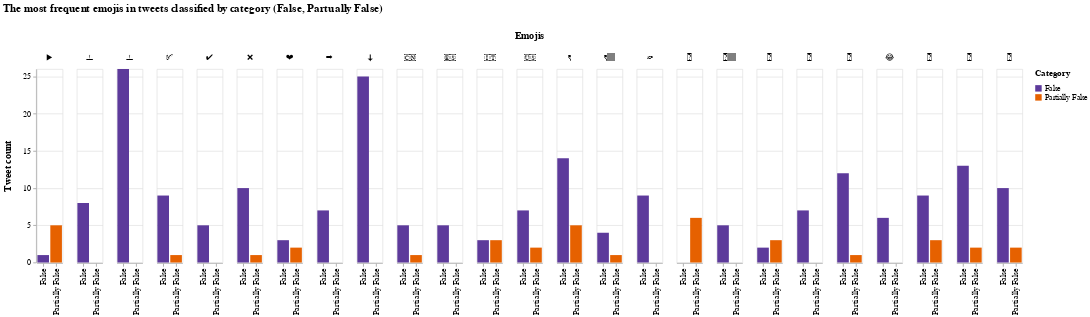

The notebook cell this image was saved under:
### Markdown cell above
Here it is the final result, the chart displays only the emoji appeared in at least five different tweets:

### Code cell
bars = alt.Chart(df).transform_fold(
    ['False', 'Partially False'],
).mark_bar().encode(
    x=alt.X('key:N',title=None), # axis=alt.Axis(labels=False)
    y=alt.Y('value:Q',title='Tweet count'),
    color=alt.Color('key:N',scale=alt.Scale(range=['#5D3A9B','#E66100']),title="Category"),
    column=alt.Column("Emojis:N")
).transform_filter(
    alt.FieldRangePredicate(field='count', range=[5, 26])
).properties(
        title="The most frequent emojis in tweets classified by category (False, Partually False)",
).configure_title(
    fontSize=17,
    offset=25
).configure_axis(
    labelFontSize=13,
    titleFontSize=15,
    titlePadding=15
).configure_legend(
    titleFontSize=14,
    labelFontSize=12,
    titlePadding=10
    #orient="left"
).configure_header(
    titleFontSize=15,
    labelFontSize=12
)

bars

### Figure 1 — Vega-Lite specification as saved in the notebook (floating-point values rounded to 4 significant figures; data arrays with more than 128 entries replaced by an {"elided": "..."} marker saying what was removed)
{"config": {"view": {"continuousWidth": 400, "continuousHeight": 300}, "axis": {"labelFontSize": 13, "titleFontSize": 15, "titlePadding": 15}, "header": {"labelFontSize": 12, "titleFontSize": 15}, "legend": {"labelFontSize": 12, "titleFontSize": 14, "titlePadding": 10}, "title": {"fontSize": 17, "offset": 25}}, "data": {"name": "data-695b62caf64b488d3b9e2e7b25f01fe2"}, "mark": "bar", "encoding": {"color": {"type": "nominal", "field": "key", "scale": {"range": ["#5D3A9B", "#E66100"]}, "title": "Category"}, "column": {"type": "nominal", "field": "Emojis"}, "x": {"type": "nominal", "field": "key", "title": null}, "y": {"type": "quantitative", "field": "value", "title": "Tweet count"}}, "title": "The most frequent emojis in tweets classified by category (False, Partually False)", "transform": [{"fold": ["False", "Partially False"]}, {"filter": {"field": "count", "range": [5, 26]}}], "$schema": "https://vega.github.io/schema/vega-lite/v4.8.1.json", "datasets": {"data-695b62caf64b488d3b9e2e7b25f01fe2": {"elided": "215 records"}}}
